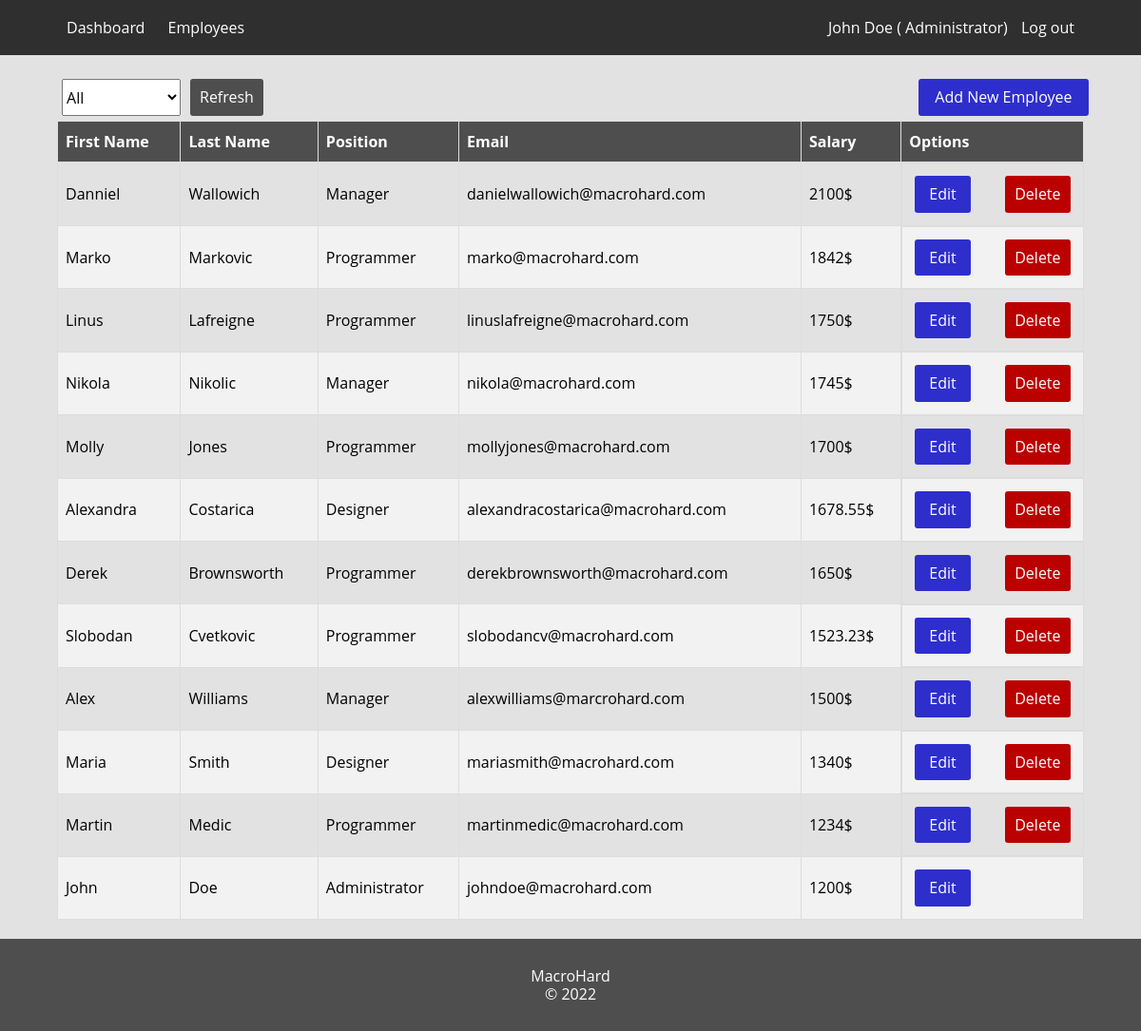
/dashboard/employees.php (signed in), run on the app's committed database.
### tables this page shows
CREATE TABLE IF NOT EXISTS `employees` (
  `id` int(11) NOT NULL AUTO_INCREMENT,
  `position_id` int(11) NOT NULL,
  `firstname` varchar(255) NOT NULL,
  `lastname` varchar(255) NOT NULL,
  `password` varchar(255) DEFAULT NULL,
  `salary` double NOT NULL,
  `email` varchar(255) NOT NULL,
  PRIMARY KEY (`id`),
  UNIQUE KEY `id` (`id`,`lastname`),
  UNIQUE KEY `email` (`email`),
  KEY `employees_position` (`position_id`)
);

CREATE TABLE IF NOT EXISTS `position` (
  `id` int(11) NOT NULL AUTO_INCREMENT,
  `position_name` varchar(255) NOT NULL,
  PRIMARY KEY (`id`)
);

### autoloader.php (called while the page is built, shortened)
<?php
  spl_autoload_register(function($className)
  {
    $namespace=str_replace("\\","/",__NAMESPACE__);
    $className=str_replace("\\","/",$className);
    $class=__DIR__."/classes/".(empty($namespace)?"":$namespace."/")."{$className}.php";
  });

### classes/Database/Database.php (called while the page is built, shortened)
<?php
  class Database
  {
    private static string $host = "localhost";
    private static string $user = "root";
    private static string $pwd = "";
    private static string $dbName = "backend_zaposleni";
    private static string $error;
    public static function connect(): \PDO | string
    {
      $dsn = "mysql:host=" . self::$host . ";dbname=" . self::$dbName . ";";
      try {
        $pdo = new \PDO($dsn, self::$user, self::$pwd);
        $pdo->setAttribute(\PDO::ATTR_DEFAULT_FETCH_MODE, \PDO::FETCH_ASSOC);
        return $pdo;
      } catch(\PDOException $e) {
        self::$error = $e->getMessage();
        return self::$error;
      }
    }
  }

### classes/Models/User.php (called while the page is built, shortened)
<?php
  class User
  {
    protected function getLoggedUserData($user_id): array
    {
      try {
        $sql = "SELECT e.email as email, e.firstname as firstname, e.lastname as lastname, p.position_name as position_name FROM employees e
                        LEFT JOIN position p on e.position_id = p.id
                        WHERE e.id=:user_id AND p.position_name='Administrator' ;";
        $statement = Database::connect()->prepare($sql);
        $statement->bindParam(":user_id", $user_id, \PDO::PARAM_INT);
        $statement->execute();
        if($statement->rowCount() > 0) {
          $results = $statement->fetchAll();
          return $results;
        } else {
          return ["Triggered Karen at the getLoggedUserEmail class"];
        }
      } catch (\PDOException $e) {
        return [$e->getMessage()];
      }
    }
    protected function getAllUsersData(): array
    {
      $sql = "SELECT p.position_name as position_name, e.id as employee_id, e.firstname as firstname, e.lastname as lastname, e.salary as salary, e.email as email
            FROM employees e
         LEFT JOIN position p on e.position_id = p.id ORDER BY salary DESC";
      $db = Database::connect();
      $statement = $db->prepare($sql);
      $statement->execute();
      $results = $statement->fetchAll();
      return $results;
    }
  }

### classes/Controllers/UserController.php (called while the page is built, shortened)
<?php
  class UserController extends User
  {
    public function getLoggedUserInfo($user_id): array
    {
      $loggedUserData =  $this->getLoggedUserData($user_id)[0];
      return $loggedUserData;
    }
    public function getUsersByFilteredData($filter): array {
      if($filter === "all") {
        return $this->getAllUsersData();
      } else {
        return $this->getUsersByPositionNameData($filter);
      }
    }
  }

### dashboard/employees.php (the view, shortened to what this page needs)
<?php
  if(isset($_SESSION['user_id']) && $_SESSION['role'] === "Administrator") {
    $title = "Employees";
    include_once("../includes/partials/header.php");
    include_once("../includes/partials/navigation.php");
    $userController = new \Controllers\UserController();
    $filterValue = "all";
    $usersArr = $userController->getUsersByFilteredData($filterValue);
    ?>
    <div class="container flex flex-center flex-column ">
      <div class="employees-header flex justify-cont-between">
        <form class="form-filter flex" action="../includes/controller.php" method="POST">
          <select name="positions">
            <option value="all">All</option>
          </select>
          <button class="btn btn-submit" type="submit" name="positionFilter">Refresh</button>
        </form>
        <form action="./createEmployee.php">
          <button type="submit" class="btn btn-edit add-employee">Add New Employee</button>
        </form>
      </div>
      <table class="table">
        <thead>
          <tr>
            <th>First Name</th>
            <th>Last Name</th>
            <th>Position</th>
            <th>Email</th>
            <th>Salary</th>
            <th>Options</th>
          </tr>
        </thead>
        <tbody>
          <?php foreach($usersArr as $user): ?>
            <tr>
              <td><?= $user['firstname']; ?></td>
              <td><?= $user['lastname']; ?></td>
              <td><?= $user['position_name']; ?></td>
              <td><?= $user['email']; ?></td>
              <td><?= $user['salary']; ?>$</td>
              <td class="flex flex-row justify-cont-between">
                <form action="./editEmployee.php" method="POST">
                  <div class="form-group ">
                    <button type="submit" class="btn btn-edit" name="editEmployee">Edit</button>
                  </div>
                </form>
                <form action="../includes/controller.php" method="POST">
                  <div class="form-group flex flex-row">
                    <?php if($user['position_name'] !== "Administrator"): ?>
                      <button type="submit" class="btn btn-delete" name="deleteEmployee">Delete</button>
                    <?php endif; ?>
                  </div>
                </form>
              </td>
            </tr>
          <?php endforeach; ?>
        </tbody>
      </table>
    </div>
    <?php
    include_once("../includes/partials/footer.php");
  } else {
    header("Location: ../index.php");
  }

### includes/partials/header.php (shortened to what this page needs)
<!doctype html>
<html lang="en">
<head>
  <?php $cssResetPath = ($title === "Login") ? "./includes/css/reset.css" : "../includes/css/reset.css"; ?>
  <?php $cssPath = ($title === "Login") ? "./includes/css/style.css" : "../includes/css/style.css"; ?>
  <link rel="stylesheet" href=<?= $cssResetPath ?>>
  <link rel="stylesheet" href=<?= $cssPath ?>>
</head>
<body>

### includes/partials/navigation.php (shortened to what this page needs)
<?php
  require_once("../autoloader.php");
  $userData = new UserController();
  $userDataArr = $userData->getLoggedUserInfo($_SESSION['user_id']);
  $employeeName = $userDataArr['firstname'];
  $employeeLastName = $userDataArr['lastname'];
  $employeeRole = $userDataArr['position_name'];
?>
<nav class="navbar">
  <div class="nav-container flex justify-cont-between">
    <div class="nav-group">
      <a href="./dashboard.php">Dashboard</a>
      <a href="./employees.php">Employees</a>
    </div>
    <div class="nav-group">
      <?php if(isset($_SESSION["user_id"])): ?>
        <span class="navlog-info">
          <?= "$employeeName $employeeLastName ( $employeeRole)" ?>
        </span>
        <a href="../index.php">Log out</a>
      <?php endif; ?>
    </div>
  </div>
</nav>

### includes/partials/footer.php
<footer class="footer flex flex-column flex-center">
  <div>MacroHard</div>
  <div>&copy; 2022</div>
</footer>
</body>
</html>

### includes/css/style.css (style rules this page uses)
* { scrollbar-width: thin; scrollbar-color: gray #c5c5c5; }
html { -webkit-box-sizing: border-box; -moz-box-sizing: border-box; box-sizing: border-box; }
*, *:before, *:after { -webkit-box-sizing: inherit; -moz-box-sizing: inherit; box-sizing: inherit; }
html, body { min-height: 100vh; padding: 0; margin: 0; font-family: "Open Sans", sans-serif; font-weight: 400; box-sizing: border-box; background-color: #e2e2e2; position: relative; }
body { display: flex; flex-direction: column; }
.flex { display: flex; }
.flex-center { align-items: center; }
.flex-column { flex-direction: column; }
.flex-row { flex-direction: row; }
.justify-cont-between { justify-content: space-between; }
.btn { outline: none; border: unset; cursor: pointer; background-color: transparent; padding: 5px 10px; }
.container { position: relative; margin: 0 auto; width: 90vw; }
.nav-container { margin: 0 auto; width: 90vw; }
.navbar { background-color: #2f2f2f; padding: 20px 0; margin-bottom: 20px; }
.nav-group a { color: #fff; text-decoration: none; border-bottom: 2px solid transparent; padding: 5px; margin: 0 5px; }
.btn-submit { color: #fff; width: 100%; padding-top: 10px; padding-bottom: 10px; background-color: #4e4e4e; border-radius: 3px; align-self: center; margin-bottom: 5px; }
.btn-edit { color: #fff; width: 100%; padding-top: 10px; padding-bottom: 10px; background-color: #2e2ecd; border-radius: 3px; margin: 5px; }
.btn-delete { color: #fff; width: 100%; padding-top: 10px; padding-bottom: 10px; background-color: #bb0000; border-radius: 3px; margin: 5px; }
.form-filter > * { margin: 5px; }
.table { border-collapse: collapse; width: 100%; margin-bottom: 20px; }
.table td, .table th { border: 1px solid #ddd; padding: 8px; }
.table tr:nth-child(even) { background-color: #f2f2f2; }
.table th { padding-top: 12px; padding-bottom: 12px; text-align: left; background-color: #4e4e4e; color: white; }
.navlog-info { color: #fff; }
.employees-header { width: 100%; }
.employees-header .add-employee { margin-right: 10px; }
.footer { margin-top: auto; background-color: #4e4e4e; color: #fff; padding: 30px; width: 100%; }

### data on the page
employees: firstname "John", lastname "Doe", position.position_name "Administrator", email "johndoe@macrohard.com", salary "1200"
employees: firstname "Danniel", lastname "Wallowich", position.position_name "Manager", email "danielwallowich@macrohard.com", salary "2100", shows "Delete"
employees: firstname "Marko", lastname "Markovic", position.position_name "Programmer", email "marko@macrohard.com", salary "1842", shows "Delete"
employees: firstname "Linus", lastname "Lafreigne", position.position_name "Programmer", email "linuslafreigne@macrohard.com", salary "1750", shows "Delete"
employees: firstname "Nikola", lastname "Nikolic", position.position_name "Manager", email "nikola@macrohard.com", salary "1745", shows "Delete"
employees: firstname "Molly", lastname "Jones", position.position_name "Programmer", email "mollyjones@macrohard.com", salary "1700", shows "Delete"
employees: firstname "Alexandra", lastname "Costarica", position.position_name "Designer", email "alexandracostarica@macrohard.com", salary "1678.55", shows "Delete"
employees: firstname "Derek", lastname "Brownsworth", position.position_name "Programmer", email "derekbrownsworth@macrohard.com", salary "1650", shows "Delete"
employees: firstname "Slobodan", lastname "Cvetkovic", position.position_name "Programmer", email "slobodancv@macrohard.com", salary "1523.23", shows "Delete"
employees: firstname "Alex", lastname "Williams", position.position_name "Manager", email "alexwilliams@marcrohard.com", salary "1500", shows "Delete"
employees: firstname "Maria", lastname "Smith", position.position_name "Designer", email "mariasmith@macrohard.com", salary "1340", shows "Delete"
employees: firstname "Martin", lastname "Medic", position.position_name "Programmer", email "martinmedic@macrohard.com", salary "1234", shows "Delete"
